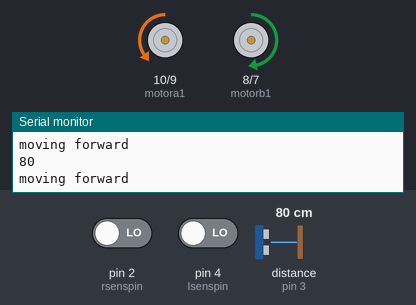
Bench run of a sketch on a simulated Arduino Uno, built with avr-gcc and run on an emulated ATmega328P. On the bench: motor-driver pin pairs drawn as motors (green arrow = first pin HIGH = forward, orange = second pin HIGH = backward, longer = more drive, scaled by the enable pin), the last lines printed to the serial monitor. Wiring (inferred from the names in the program): ultrasonic range finder: trigger pin 5; echo pin 3. The test bench sets the inputs (shaded band); at power-on: distance to the obstacle (sensor on pin 3) 80 cm, pin 2 (rsenspin) LOW, pin 4 (lsenspin) LOW. The echo pulse lasts 58.3 µs per cm.

Above: at 1.2 s.
1.3 s: distance to the obstacle (sensor on pin 3) set to 18 cm
4.3 s: distance to the obstacle (sensor on pin 3) set to 14 cm
At 4.46 s:
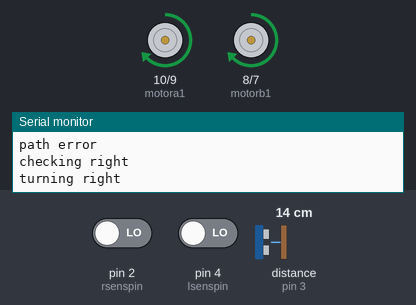
At 4.96 s:
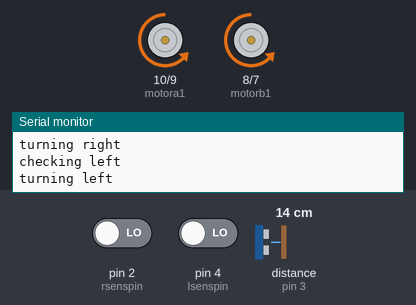
7.3 s: distance to the obstacle (sensor on pin 3) set to 299 cm
8.9 s: pin 2 (rsenspin) driven HIGH
10.5 s: distance to the obstacle (sensor on pin 3) set to 229 cm
13.5 s: distance to the obstacle (sensor on pin 3) set to 221 cm
At 13.8 s:
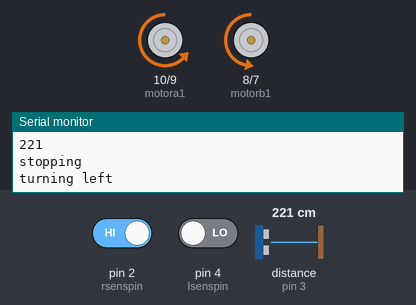
Timing chart, 0 to 16.0 s (numbered marks = the images above; inputs shaded):
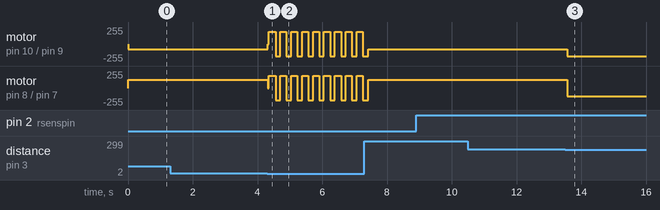

Measured:
- the behaviour switches between 17 and 16 cm on distance to the obstacle (sensor on pin 3) (found by bisection; images 0 and 1)
- after the input at 4.3 s, motor on pin 10 (motora1) / pin 9 (motora2): backward 80/255 → stopped at once, then repeats every 0.35 s: forward 186/255 0.21 s, backward 186/255 0.15 s; motor on pin 8 (motorb1) / pin 7 (motorb2): forward 126/255 → stopped at once, then repeats every 0.35 s: forward 186/255 0.21 s, backward 186/255 0.15 s
- after the input at 13.5 s, motor on pin 10 (motora1) / pin 9 (motora2): backward 80/255 → backward 186/255 after 0.07 s; motor on pin 8 (motorb1) / pin 7 (motorb2): forward 126/255 → backward 126/255 after 0.07 s

The sketch:

mazebot.ino
```cpp
//A - right motor
//B - left motor

int turndelay=70; //turn delay in ms (change this if you change the turning speed)
int aspeed=80; //Forward speed MOTOR A -- !! Difference 50 !!
int bspeed=126; //Forward speed MOTOR B
int acorrectionspeed=180; //path correction speed ( >forward speed )
int bcorrectionspeed=226;
int aturnspeed=186; //turning speed
int bturnspeed=186;
int lowerthresh=15; //Ultrasonic LOWER threshold distance
int upperthresh=35; //Ultrasonic UPPER threshold distance
int garbage=100;
int uppergarbage=225;
int motora1=10; //motor A (IN1)
int motora2=9; //motor A (IN2)
int motorb1=8; //motor B (IN3)
int motorb2=7; //motor B (IN4)
int aspeedpin=11; //Motor A speed control Pin (EN-A - LEFT MOTOR)
int bspeedpin=6; //Motor B speed control pin (EN-B - RIGHT MOTOR)
int pingpin=3; //US ping pin
int trigpin=5; //US trigger pin
int lsenspin=4; //Left IR sensor
int rsenspin=2; //Right IR sensor
int lread=0; //left IR sensor input
int rread=0; //right IR sensor input
int cm=0; //US reading
/* ---------------------------------*/

/* ---------------------------------*/
void setup() { //initialising pins
  Serial.begin(9600);
  pinMode(pingpin, INPUT);
  pinMode(trigpin, OUTPUT);
  pinMode(motora1,OUTPUT);
  pinMode(motora2,OUTPUT);
  pinMode(motorb1,OUTPUT);
  pinMode(motorb2,OUTPUT);
  pinMode(aspeedpin,OUTPUT);
  pinMode(bspeedpin,OUTPUT);
  pinMode(lsenspin,INPUT); //left IR sensor
  pinMode(rsenspin,INPUT); //right IR sensor
}
/* ---------------------------------*/

/* ---------------------------------*/
int ultra()
{  long duration, cm; //US distance measurement
   digitalWrite(trigpin, LOW);
   delayMicroseconds(2);
   digitalWrite(trigpin, HIGH);
   delayMicroseconds(10);
   digitalWrite(trigpin, LOW);
   duration = pulseIn(pingpin, HIGH);
   cm = microsecondsToCentimeters(duration);
   Serial.println(cm);
   return(cm);
   delay(20);
}

long microsecondsToCentimeters(long microseconds) { //Return value in cm
   return microseconds / 29 / 2;
}
/* ---------------------------------*/

/* ---------------------------------*/
void infra()
{ //read IR sensor values
  lread=digitalRead(lsenspin);
  rread=digitalRead(rsenspin);
  delay(5);
}
/* ---------------------------------*/

/* ---------------------------------*/
void stopp()
{ Serial.println("stopping");
  digitalWrite(motora1,HIGH);
  digitalWrite(motora2,HIGH);
  digitalWrite(motorb1,HIGH);
  digitalWrite(motorb2,HIGH);
}
/* ---------------------------------*/

/* ---------------------------------*/
void correct() //path correction
{
  if(lread==HIGH && rread==LOW)
  { aspeedpin=acorrectionspeed;
    delay(50);
    Serial.println("correcting path");
  }
  else if(rread==HIGH && lread==LOW)
  {
  bspeedpin=bcorrectionspeed;
  delay(50);
  Serial.println("correcting path");
  }
  else
  {
    loop();
  }
}
/* ---------------------------------*/

/* ---------------------------------*/
void forward()
{ analogWrite(aspeedpin,aspeed);
  analogWrite(bspeedpin,bspeed);
  digitalWrite(motora1,LOW);
  digitalWrite(motora2,HIGH);
  digitalWrite(motorb1,HIGH);
  digitalWrite(motorb2,LOW);
  Serial.println("moving forward");
  correct();
}
/* ---------------------------------*/

/*void forward2()
{ analogWrite(aspeedpin,aspeed);
  analogWrite(bspeedpin,bspeed);
  digitalWrite(motora1,LOW);
  digitalWrite(motora2,HIGH);
  digitalWrite(motorb1,HIGH);
  digitalWrite(motorb2,LOW);
  Serial.println("moving forward(moredelay)");
  delay(250);
}*/

/* ---------------------------------*/

void left()
{ analogWrite(bspeedpin,bturnspeed);
  analogWrite(aspeedpin,aturnspeed);
  if(cm<=upperthresh || cm>=garbage)
  {
 Serial.println("turning left");
 digitalWrite(motora1,LOW);
 digitalWrite(motora2,HIGH);
 digitalWrite(motorb1,LOW);
 digitalWrite(motorb2,HIGH);
 delay(turndelay);
  }
  else
  {
    loop();
  }
}
/* ---------------------------------*/


/* ---------------------------------*/
void right()
{ analogWrite(bspeedpin,bturnspeed);
  analogWrite(aspeedpin,aturnspeed);
 if(cm<=upperthresh || cm>=garbage)
 {
 digitalWrite(motora1,HIGH);
 digitalWrite(motora2,LOW);
 digitalWrite(motorb1,HIGH);
 digitalWrite(motorb2,LOW);
 Serial.println("turning right");
 delay(turndelay);
 }
 else
 {
  loop();
 }
}
/* ---------------------------------*/

/* ---------------------------------*/
void patherror()
{ Serial.println("path error");
  Serial.println("checking right");
  right();
  delay(120); //150

  if(cm>=upperthresh && cm<garbage)
  {
    loop();
  }

  else
  {
   Serial.println("checking left");
   left();
   left();
   //delay(700); //for 180
  }


  /*else if(cm<=lowerthresh)
  {
   delay(500);
   Serial.println("checking left");
   left();
   left();
   delay(400); //for 180
   loop();
  } */
}
/* ---------------------------------*/

/* ---------------------------------*/
void loop() {
  cm=ultra();
  infra();
  if(cm<=lowerthresh || (cm>garbage && cm<uppergarbage))
  {
    stopp();
    if(lread==HIGH && rread==LOW)
    {
      right();
    }

    else if(rread==HIGH  && lread==LOW)
    {
      left();
    }

    else if(rread==LOW && lread==LOW)
    {
      patherror();
    }
  }

  else if((cm>lowerthresh && cm<garbage && lread==HIGH && rread==HIGH) || (cm>lowerthresh && cm<garbage) || cm>uppergarbage)
  {
    forward();
  }

  /*else if(rread==HIGH && lread==HIGH)
    {
      forward2();
    } */
  }
```
